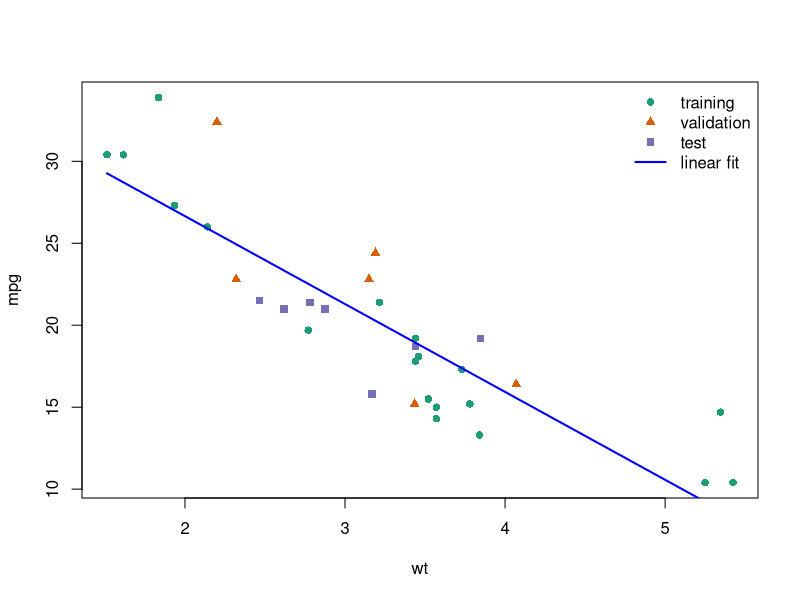
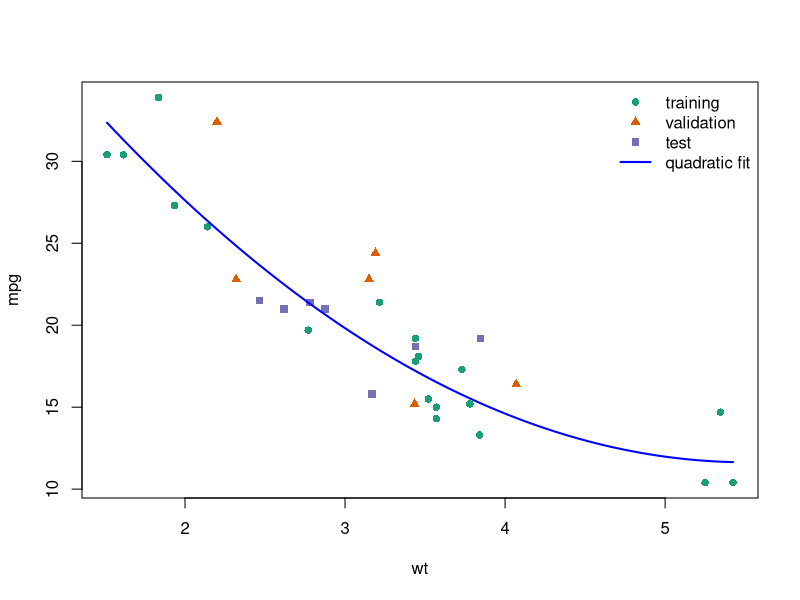
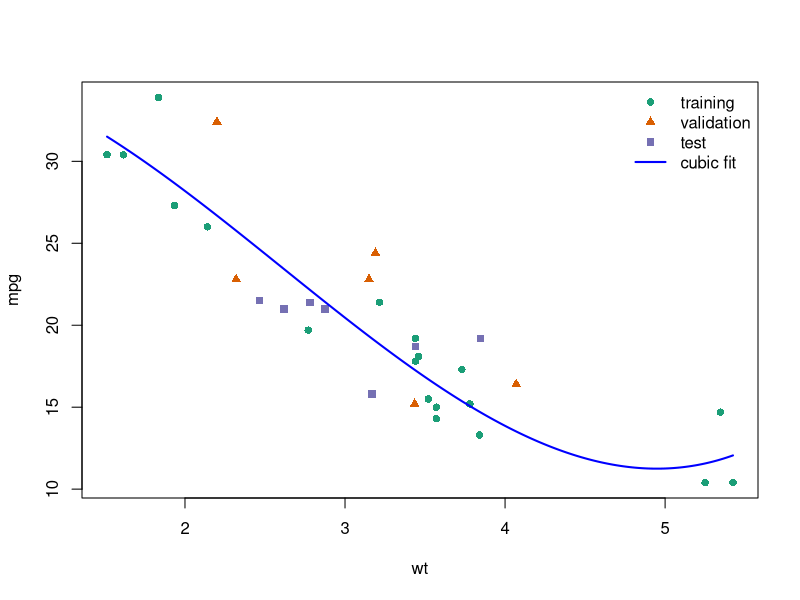
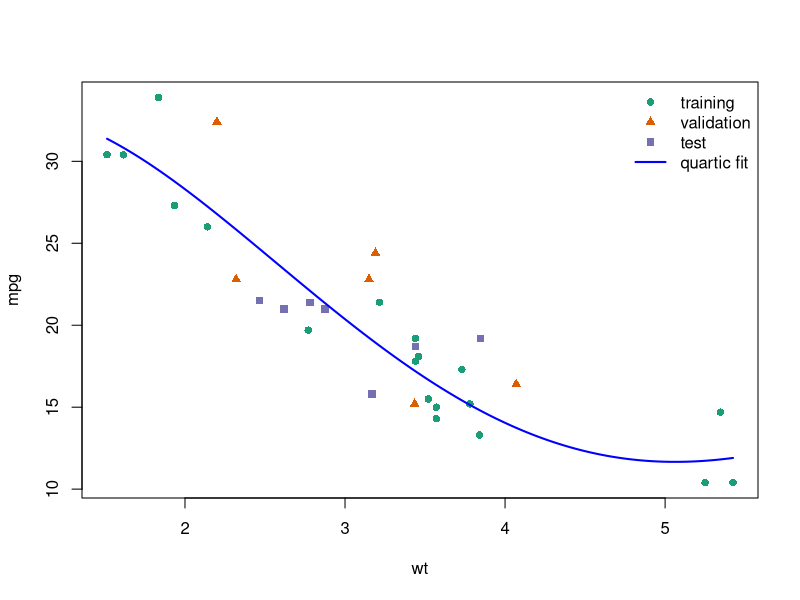

Reproduce these figures in R, in order.
## ---- chunk 1
#| code-fold: false
set.seed(108)
n <- nrow(mtcars)

n_train <- floor(0.6 * n)
n_valid <- floor(0.2 * n)

idx_train <- sample.int(n, size = n_train)
idx_remaining <- setdiff(seq_len(n), idx_train)
idx_valid <- sample(idx_remaining, size = n_valid)
idx_test <- setdiff(idx_remaining, idx_valid)

split_sizes <- tibble::tibble(
  split = c("training", "validation", "test"),
  n = c(length(idx_train), length(idx_valid), length(idx_test))
)

split_sizes
## ---- chunk 2
train_dat <- mtcars[idx_train, ]
valid_dat <- mtcars[idx_valid, ]
test_dat <- mtcars[idx_test, ]

model_linear <- lm(mpg ~ wt, data = train_dat)
model_quadratic <- lm(mpg ~ wt + I(wt^2), data = train_dat)
model_cubic <- lm(mpg ~ wt + I(wt^2) + I(wt^3), data = train_dat)
model_quartic <- lm(
  mpg ~ wt + I(wt^2) + I(wt^3) + I(wt^4),
  data = train_dat
)

compute_rmse <- function(model, data) {
  sqrt(mean((data$mpg - predict(model, newdata = data))^2))
}

candidate_models <- list(
  linear = model_linear,
  quadratic = model_quadratic,
  cubic = model_cubic,
  quartic = model_quartic
)

validation_results <- tibble::tibble(
  model = names(candidate_models)
) |>
  dplyr::mutate(
    training_RMSE = purrr::map_dbl(
      model,
      \(model_name) compute_rmse(candidate_models[[model_name]], train_dat)
    ),
    validation_RMSE = purrr::map_dbl(
      model,
      \(model_name) compute_rmse(candidate_models[[model_name]], valid_dat)
    )
  )

model_labels <- c(
  linear = "linear model",
  quadratic = "quadratic model",
  cubic = "cubic model",
  quartic = "quartic model"
)

chosen_model_name <-
  validation_results |>
  dplyr::arrange(validation_RMSE) |>
  dplyr::slice(1) |>
  dplyr::pull(model)

chosen_model_label <- model_labels[[chosen_model_name]]

chosen_model <- candidate_models[[chosen_model_name]]
chosen_model_validation_rmse <- compute_rmse(chosen_model, valid_dat)

performance_comparison <- tibble::tibble(
  split = c("validation", "test"),
  model = chosen_model_name,
  RMSE = c(
    chosen_model_validation_rmse,
    compute_rmse(chosen_model, test_dat)
  )
)

chosen_model_name
## ---- chunk 3
#| label: setup-model-fit-figure-partitions
partition_colors <- c(
  training = "#1b9e77",
  validation = "#d95f02",
  test = "#7570b3"
)
partition_shapes <- c(
  training = 16,
  validation = 17,
  test = 15
)
wt_range <- range(c(train_dat$wt, valid_dat$wt, test_dat$wt))
mpg_range <- range(c(train_dat$mpg, valid_dat$mpg, test_dat$mpg))
wt_grid <- seq(wt_range[1], wt_range[2], length.out = 200)

plot_partitions_with_fit <- function(model, fit_label) {
  plot(
    train_dat$wt,
    train_dat$mpg,
    xlab = "wt",
    ylab = "mpg",
    pch = partition_shapes[["training"]],
    xlim = wt_range,
    ylim = mpg_range,
    col = partition_colors[["training"]]
  )
  points(
    valid_dat$wt,
    valid_dat$mpg,
    pch = partition_shapes[["validation"]],
    col = partition_colors[["validation"]]
  )
  points(
    test_dat$wt,
    test_dat$mpg,
    pch = partition_shapes[["test"]],
    col = partition_colors[["test"]]
  )
  fitted_curve <- predict(model, newdata = data.frame(wt = wt_grid))
  lines(wt_grid, fitted_curve, col = "blue", lwd = 2)
  legend(
    "topright",
    legend = c("training", "validation", "test", fit_label),
    col = c(unname(partition_colors), "blue"),
    pch = c(unname(partition_shapes), NA),
    lty = c(NA, NA, NA, 1),
    lwd = c(NA, NA, NA, 2),
    bty = "n"
  )
}

rbind(wt = wt_range, mpg = mpg_range)
## ---- chunk 4
#| fig-alt: Scatterplot of miles per gallon versus vehicle weight.
#|   Points are colored and shaped by training,
#|   validation,
#|   and test partitions.
#|   The fitted linear regression line is superimposed.
#| code-fold: true
plot_partitions_with_fit(model_linear, "linear fit")
## ---- chunk 5
#| fig-alt: Scatterplot of miles per gallon versus vehicle weight.
#|   Points are colored and shaped by training,
#|   validation,
#|   and test partitions.
#|   The fitted quadratic curve is superimposed.
#| code-fold: true
plot_partitions_with_fit(model_quadratic, "quadratic fit")
## ---- chunk 6
#| fig-alt: Scatterplot of miles per gallon versus vehicle weight.
#|   Points are colored and shaped by training,
#|   validation,
#|   and test partitions.
#|   The fitted cubic curve is superimposed.
#| code-fold: true
plot_partitions_with_fit(model_cubic, "cubic fit")
## ---- chunk 7
#| fig-alt: Scatterplot of miles per gallon versus vehicle weight.
#|   Points are colored and shaped by training,
#|   validation,
#|   and test partitions.
#|   The fitted quartic curve is superimposed.
#| code-fold: true
plot_partitions_with_fit(model_quartic, "quartic fit")
## ---- chunk 8
validation_results
## ---- chunk 9
performance_comparison
